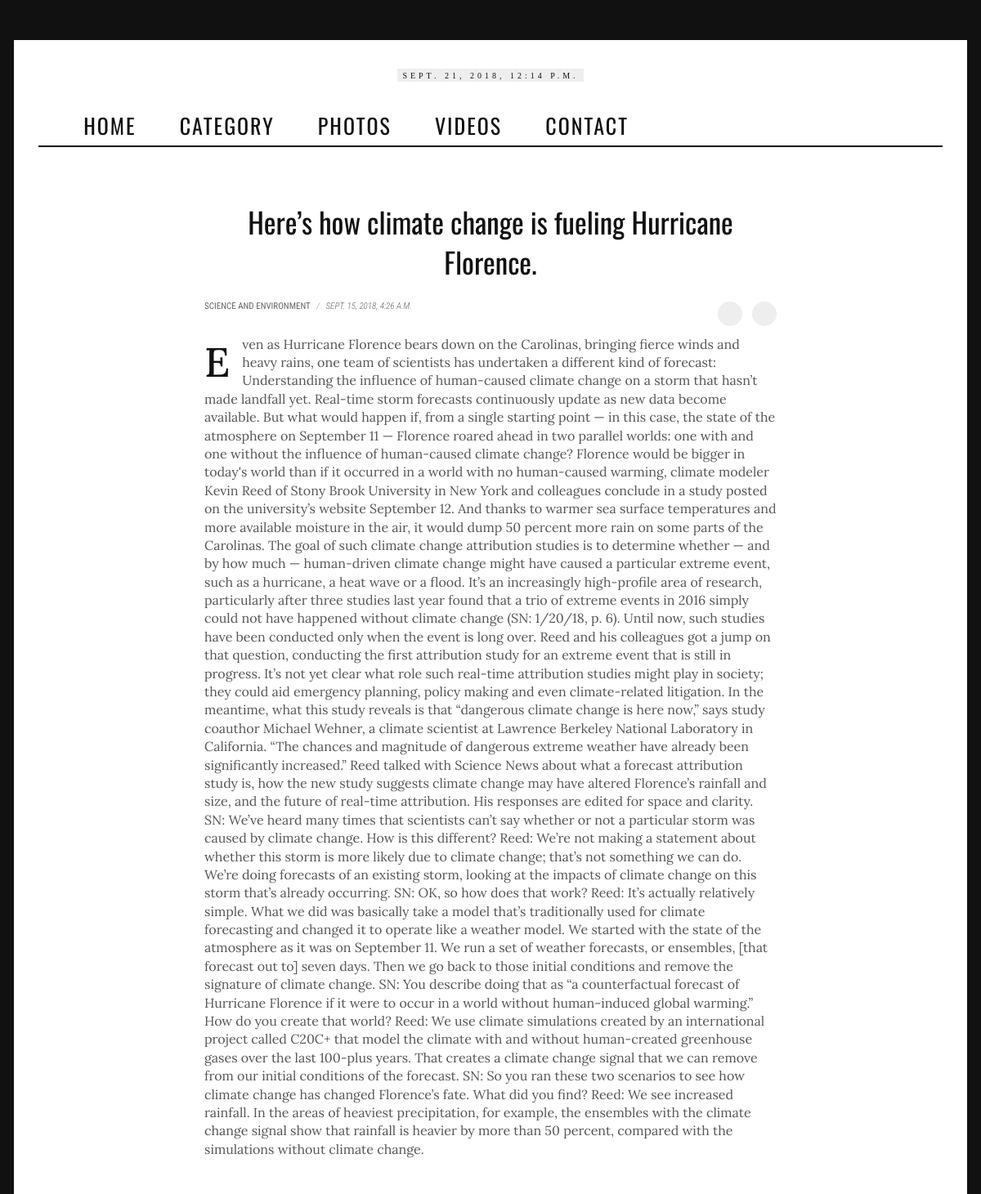
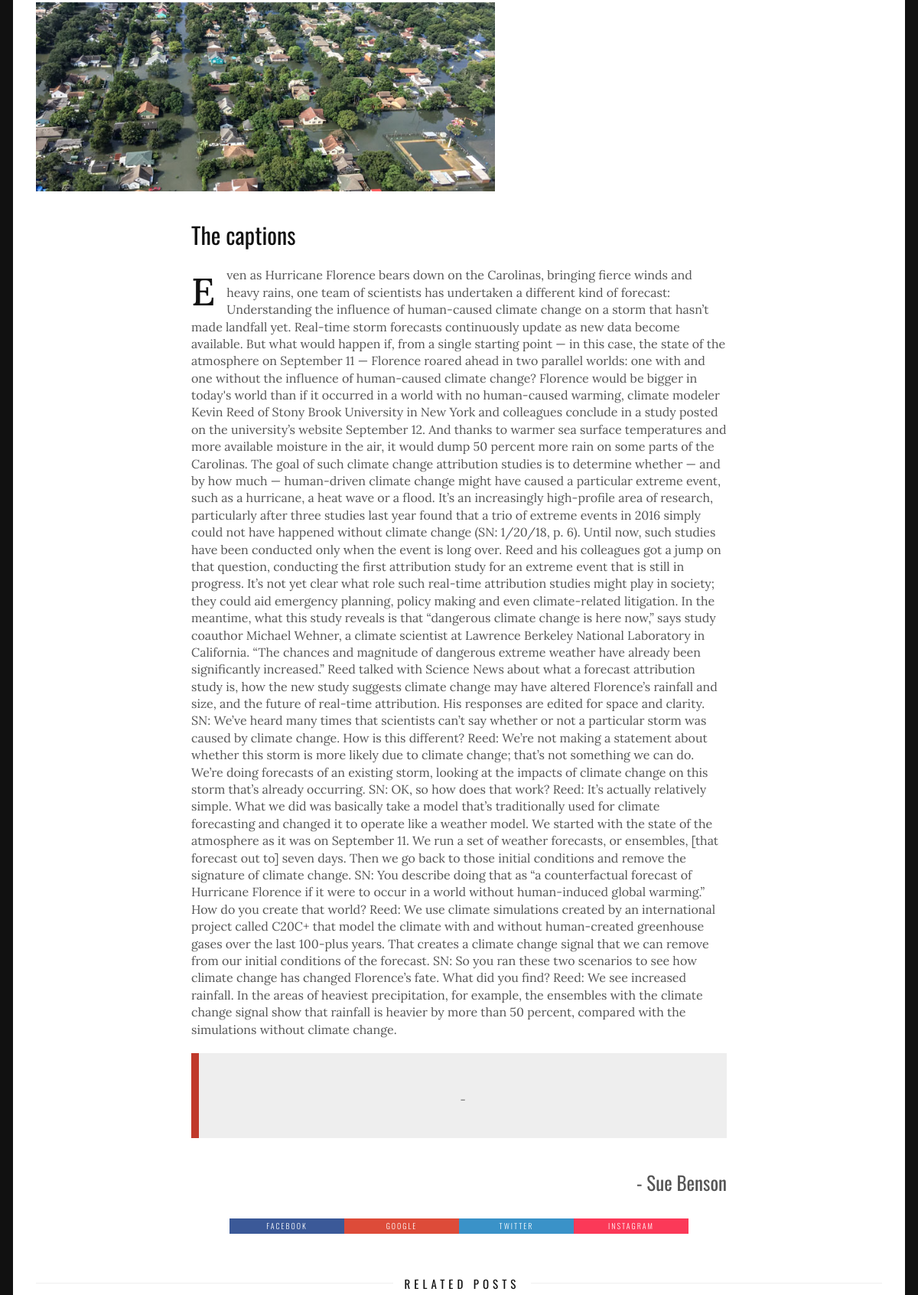
Screenshot of /post/2 (upper part) with the database file from the repository (2 pictures, top to bottom).
### post/models.py (models this page shows, shortened)
class Post(models.Model):
    category=models.ForeignKey(Category,on_delete=models.CASCADE)
    title=models.CharField(max_length=500,blank=True)
    post = models.TextField(blank=True)
    post_para_2 = models.TextField(blank=True)
    post_para_3 = models.TextField(blank=True)
    captions=models.TextField(blank=True)
    captions_para_2 = models.TextField(blank=True)
    captions_para_3 = models.TextField(blank=True)
    quote=models.CharField(max_length=200,blank=True)
    quote_by=models.CharField(max_length=100,blank=True)
    image=models.ImageField(upload_to='post_image/%Y/%m/%d/',blank=True)
    date= models.DateTimeField(default=now)
    related_post_1 = models.CharField(max_length=100,blank=True)
    related_link_1 = models.CharField(max_length=100,blank=True)
    related_post_2 = models.CharField(max_length=100,blank=True)
    related_link_2 = models.CharField(max_length=100,blank=True)
    related_post_3 = models.CharField(max_length=100,blank=True)
    related_link_3 = models.CharField(max_length=100,blank=True)
    rating=models.IntegerField(default=0)
    objects=PostManager()

class Category(models.Model):
    category=models.CharField(max_length=50)
    rating=models.IntegerField(default=0)
    date = models.DateTimeField(default=now)
    def __str__(self):
        return self.category

### post/views.py (the view)
# urls.py: path('',include('post.urls'))
def post(request,pk):
    post = get_object_or_404(Post,pk=pk)
    return render(request, 'post/single_center.html',{'now':now(),'post':post})

### post/models.py (called while the page is built)
    def get_queryset(self):
        return PostQuerySet(self.model,using=self._db)

### post/templates/post/single_center.html (shortened to what this page needs)
﻿{% extends 'post/base.html'%}
            {%block body %}
            <div class="cols cols-full cols-full">
                <div class="colleft">
                    <article class="detail">
                        <div class="content-700">
                            <br />
                            <h1 class="text-center">
                                {{post.title|safe}}
                            </h1>
                            <div class="post-meta">
                                <span class="post-category">
                                    <a href="category_three.html">{{post.category}}</a>
                                </span>
                                <em>/</em>
                                <span class="post-date">
                                    {{post.date}}
                                </span>
                                <div class="share-posts">
                                    <a href="single_center.html#" class="facebook"><i class="fa fa-facebook"></i></a>
                                    <a href="single_center.html#" class="twitter"><i class="fa fa-twitter"></i></a>
                                </div>
                            </div>
                        </div>
                        <div class="content-700">
                            <div class="detail-content detail-content-one">
                                <p>
                                    {{ post.post|safe }}
                                </p>
                                <br />
                            </div>
                        </div>
                            <div class="w3-container w3-center">
                                {% if post.image %}
                                <img class="w3-card-4" alt="" src="{{post.image.url}}" style="max-width:600px;"/>
                            {% endif %}
                            </div>
                        <br>
                        <div class="content-700">
                            <h2>The captions</h2>
                            <div class="detail-content detail-content-one">
                                <p>{{post.captions|safe}}</p>
                                <blockquote class="quote-item">
                                    <div class="quote-item-content">
                                        <span>- {{post.quote_by}}</span>
                                    </div>
                                </blockquote>
                                <h3 class="author-article text-right">- Sue	Benson</h3>
                            </div>
                        </div>
                        <div class="social-article">
                            <a href="#" class="facebook">facebook</a>
                            <a href="#" class="google">google</a>
                            <a href="#" class="twitter">twitter</a>
                            <a href="#" class="instagram">instagram</a>
                        </div>
                    </article>
                    <div class="box-caption box-caption-small">
                        <h2><span>RELATED POSTS</span></h2>
                    </div>
                </div>
            </div>
            {% endblock %}

### rows the page displays
Post: title "Here’s how climate change is fueling Hurricane Florence.", category "SCIENCE AND ENVIRONMENT", date "SEPT. 15, 2018, 4:26 A.M.", post "Even as Hurricane Florence bears down on the Carolinas, bringing fierce winds and heavy rains, one team of scientists has undertaken a different kind of forecast: Understanding the influence of human-caused climate change on a storm that hasn’t made landfall yet. Real-time storm forecasts continuously update as new data become available. But what would happen if, from a single starting point — in this case, the state of the atmosphere on September 11 — Florence roared ahead in two parallel worlds: one with and one without the influence of human-caused climate change? Florence would be bigger in today's world than if it occurred in a world with no human-caused warming, climate modeler Kevin…", image (picture), captions "Even as Hurricane Florence bears down on the Carolinas, bringing fierce winds and heavy rains, one team of scientists has undertaken a different kind of forecast: Understanding the influence of human-caused climate change on a storm that hasn’t made landfall yet. Real-time storm forecasts continuously update as new data become available. But what would happen if, from a single starting point — in this case, the state of the atmosphere on September 11 — Florence roared ahead in two parallel worlds: one with and one without the influence of human-caused climate change? Florence would be bigger in today's world than if it occurred in a world with no human-caused warming, climate modeler Kevin…"
